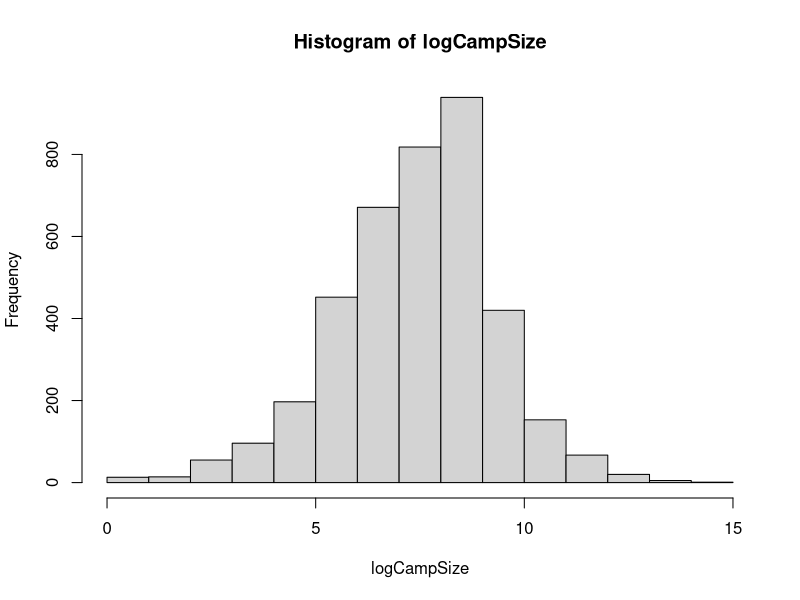

This figure's R source: (Note: this script raises an error after producing the figure.)
## ---- chunk 1
#load the data from csv
foxData = read.csv("FlyingFoxMonitoring.csv",header = TRUE)

#converting factor to integer
blkFox <- suppressWarnings(c(as.numeric(as.character(foxData$BlackFlyingFox.Count))))
redFox<- suppressWarnings(c(as.numeric(as.character(foxData$LittleRedFlyingFox.Count))))
greyFox<- suppressWarnings(c(as.numeric(as.character(foxData$GreyHeadedFlyingFox.Count))))
totalFox <- suppressWarnings(c(as.numeric(as.character(foxData$TotalSpecies.Count))))

##removing data with NA

#make a vector of the rows which have missing data
idNA=c(which(is.na(blkFox)),which(is.na(redFox)),which(is.na(greyFox)),which(is.na(totalFox)))
paste(length(idNA),"cases have NAs")
#remove those rows
blkFox=blkFox[-idNA]
redFox=redFox[-idNA]
greyFox=greyFox[-idNA]
totalFox=totalFox[-idNA]

#calculate totals based on each species
myTotal = blkFox+redFox+greyFox
diffTotals = totalFox-myTotal

#make a vector where if the difference between the actual total and the sum of each species doesn't match the value is NA and if it does it's "good"
idBadMath=ifelse(diffTotals!=0,NA,"good")
paste(sum(is.na(idBadMath)),"rows have totals that dont match the sum of each species")
#making a vecor of the NAs (which are actually the rows with bad maths)
idBadMath=which(is.na(idBadMath))

#removing the rows that have bad maths
blkFox=blkFox[-idBadMath]
redFox=redFox[-idBadMath]
greyFox=greyFox[-idBadMath]
totalFox=totalFox[-idBadMath]
    
## ---- chunk 2
##natural logarithm of the total species count per camp
idHasFox=which(foxData$FlyingFoxesAbsent==FALSE)

logCampSize = log(totalFox)
#logCampSize
##histogram of camp size logarithm
hist(logCampSize)
mean(logCampSize)
##boot strap of mean camp size logarithm

b = 500 #number of bootstrap statistics
boot.dist = rep(NA, b)
for (i in 1:b) {
  boot.sample = sample(logCampSize, replace=TRUE)
  boot.dist[i] = mean(logCampSize)
}

hist(boot.dist)
quantile(boot.dist, c(0.025, 0.975))
sd(boot.dist)
